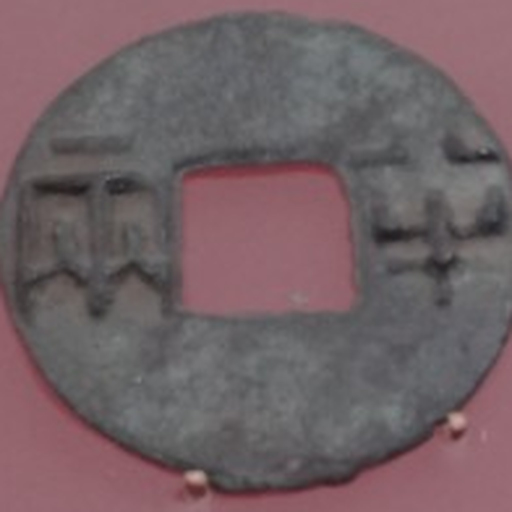
#> input picture apps/coin-cast-app/components/casting-scene/textures/skins/huaxia/design/_debug_xianyang_square.jpg, 1024 x 1024 px (shown at 1/2 size)
$ python -i bronze_face.py   (imports and definitions only)
#> lines starting #> are read from the running program, lines starting #| are printed output that depends on the picture
"""Shared dark-bronze coin face for huaxia design skins."""
from __future__ import annotations

import os
import subprocess

from PIL import Image, ImageEnhance, ImageFilter

SIZE = 1254
VIEW = 600

GROUND = "#080706"
FIELD_MID = "#141210"
FIELD_EDGE = "#1c1814"
RELIEF = "#d4bc82"
RELIEF_DIM = "#7a6344"
HOLE_STROKE = "#6a5838"
RIM_LIP = "#1e1a16"


# [36 lines left out: functions face_gradient_stops, defs, not called in this run]


def disc() -> str:
    return f'<circle cx="300" cy="300" r="300" fill="url(#face)" filter="url(#grain)"/>'


# [34 lines left out: functions hole, svg, rsvg, not called in this run]


def patina(path: str) -> None:
#> called with path = '_debug_xianyang_square.jpg'
    im = Image.open(path).convert("RGB")
#> im is the input picture: PIL image 1024x1024 RGB; mean R, G, B 113.6, 96.8, 100.9
    w, h = im.size
#> w = 1024; h = 1024
    noise = Image.effect_noise((w, h), 14).convert("L").filter(ImageFilter.GaussianBlur(0.7))
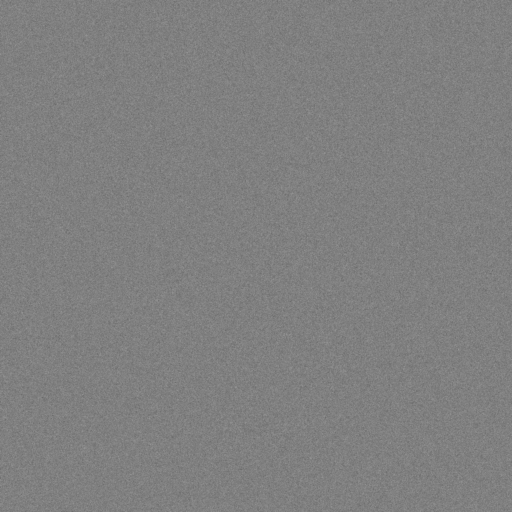
#> noise: PIL image 1024x1024 L (shown at 1/2 size); min 96, max 159, mean 127.5
    grain = Image.merge("RGB", (noise, noise, noise))
    im = Image.blend(im, grain, 0.045)
    im = ImageEnhance.Contrast(im).enhance(1.08)
    im.save(path, optimize=True)

>>> result = patina('_debug_xianyang_square.jpg')
